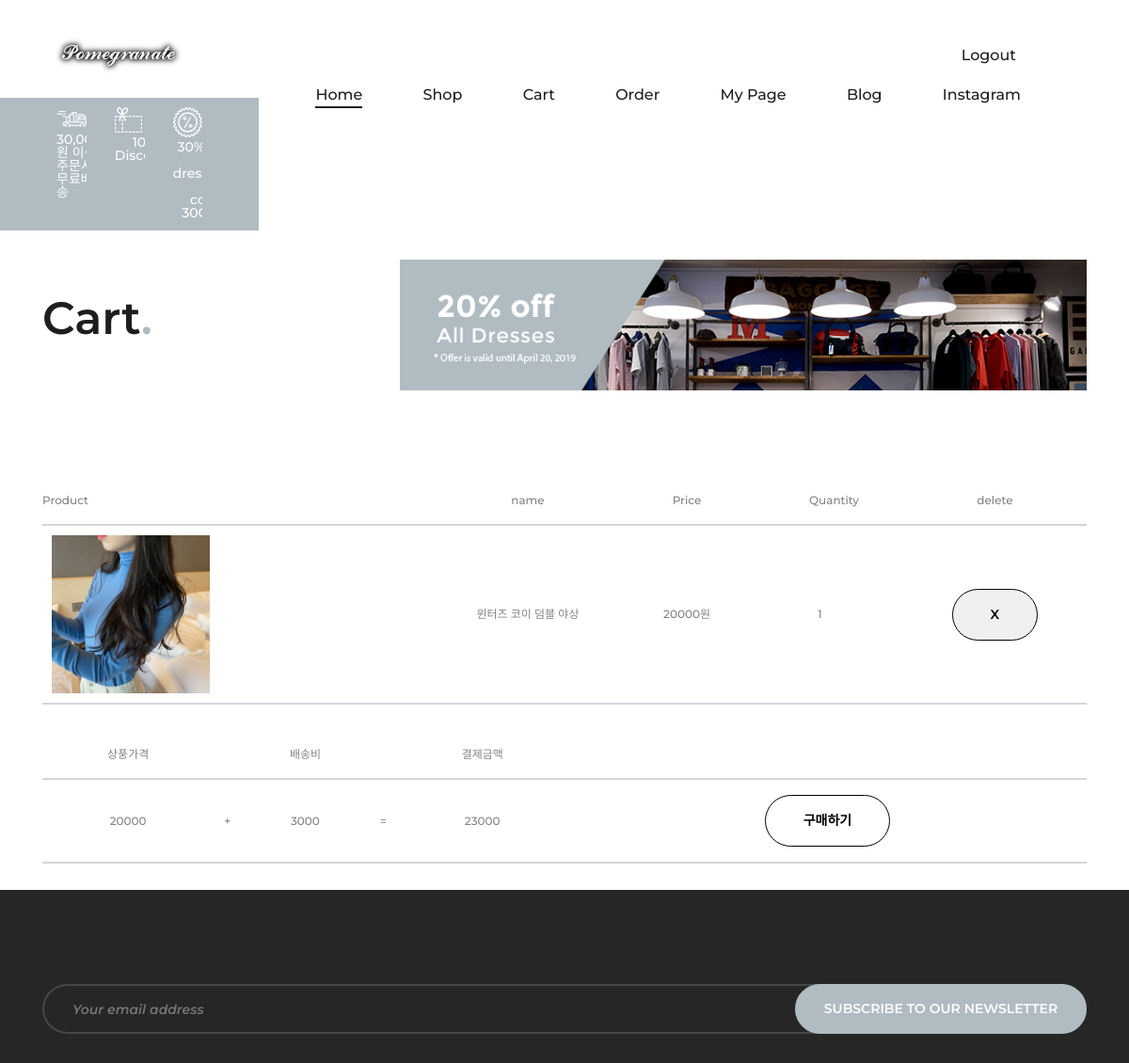
Before: /cart/1/ (upper part) with the older database file.
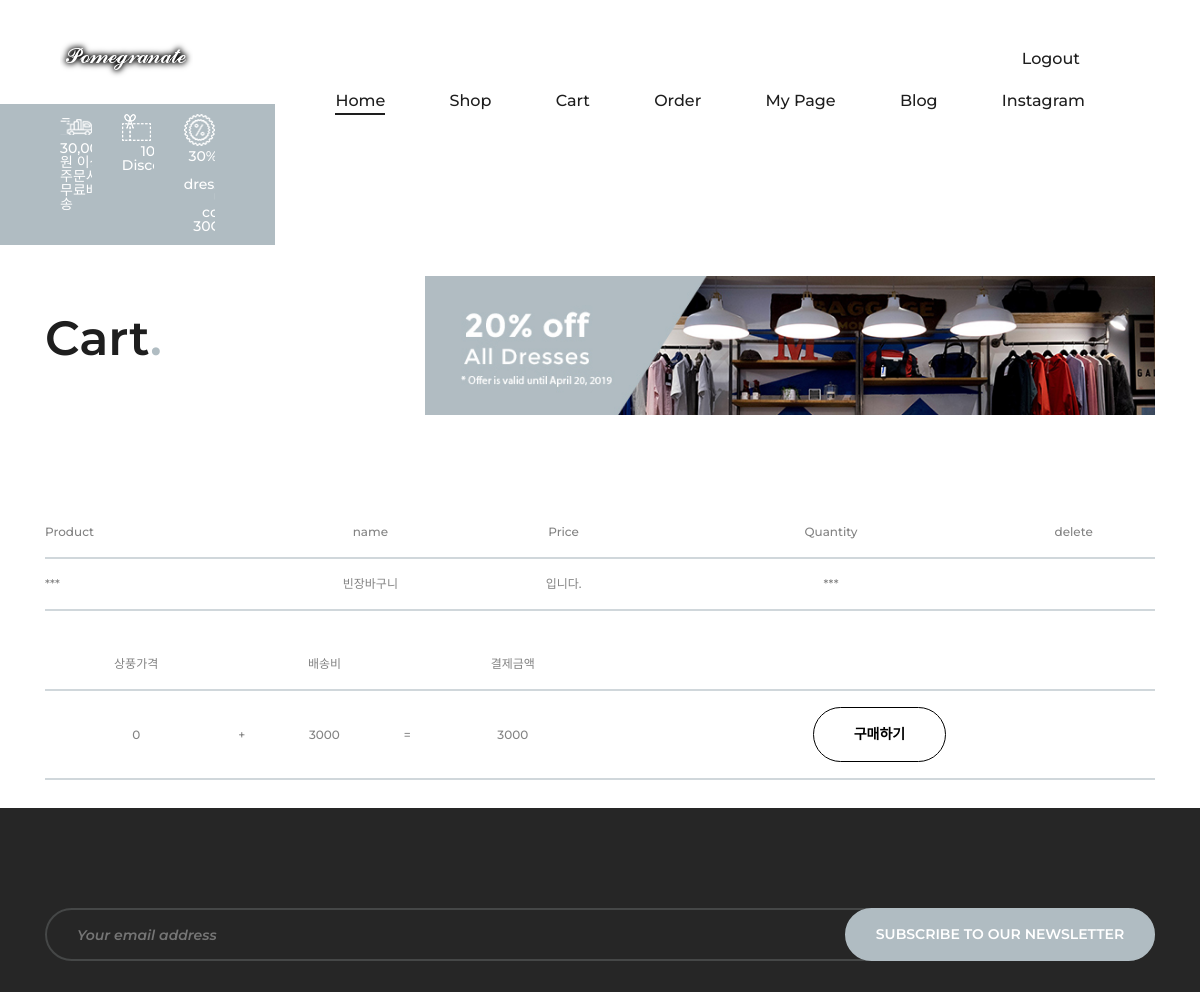
After: the same page with the newer database file.
### shopping/models.py (models this page shows, shortened)
class Cart(models.Model):
    user = models.ForeignKey(User, on_delete=models.CASCADE, related_name='user')
    products = models.ForeignKey(Product, on_delete=models.CASCADE, related_name='wish_product', blank=True)
    quantity = models.IntegerField(default=1)

class Product(models.Model):
    name = models.CharField(max_length=255)
    category = models.ForeignKey(Category, on_delete=models.CASCADE, related_name='product_category')
    image = models.ImageField(upload_to='photos')
    price = models.IntegerField()
    price_text = models.TextField(default="")
    fabric = models.TextField(default="")
    size = models.TextField(default="")
    color = models.TextField(default="")
    quantity = models.IntegerField(default=99)
    description = models.TextField()
    pub_date = models.DateTimeField(auto_now_add = True)
    hit = models.IntegerField(default=0)
    class Meta:
        ordering = ('-pub_date',)

### shopping/views.py (the view)
# urls.py: path('cart/<int:pk>/', cart, name='cart'),
def cart(request, pk):
    categories = Category.objects.all()
    user = User.objects.get(pk=pk)
    cart = Cart.objects.filter(user=user)
    total_price = 0
    for product in cart:
        for i in range(0,product.quantity):
            total_price += product.products.price
    paginator = Paginator(cart, 10)
    page = request.GET.get('page')
    total_price2 = total_price + 3000
    try:
        cart = paginator.page(page)
    except PageNotAnInteger:
        cart = paginator.page(1)
    except EmptyPage:
        cart = paginator.page(paginator.num_pages)
    context = {'user': user, 'cart': cart, 'categories': categories, 'total_price':total_price, 'total_price2':total_price2, }
    return render(request, 'shop/cart.html', context)

### shopping/templates/shop/cart.html (shortened to what this page needs)
{% extends "shop/../account/base.html" %}
{% load static %}
{% block content %}
<section class="page-add">
    <div class="container">
        <div class="row">
            <div class="col-lg-4">
                <div class="page-breadcrumb">
                    <h2>Cart<span>.</span></h2>
                </div>
            </div>
            <div class="col-lg-8">
                <img src="{% static 'shop/images/add.jpg' %}" alt="">
            </div>
        </div>
    </div>
</section>
<div class="cart-page">
    <div class="container">
        <div class="cart-table">
            <table>
                <thead>
                    <tr>
                        <th class="product-h">Product</th>
                        <th>name</th>
                        <th>Price</th>
                        <th class="quan">Quantity</th>
                        <th>delete</th>
                    </tr>
                </thead>
                {% if total_price == 0 %}
                <thead>
                    <tr>
                        <th class="product-h">***</th>
                        <th>빈장바구니</th>
                        <th>입니다.</th>
                        <th class="quan">***</th>
                        <th></th>
                    </tr>
                </thead>
                {% else %}
                <form action="{% url 'shopping:delete_cart' user.pk %}" method="POST">
                    {% for product in cart %}
                    <thead>
                        <tr>
                            <th class="product-col">
                                <a>
                                    <img src="{{ product.products.image.url}}" alt="">
                                </a>
                            </th>
                            <th >
                                {{ product.products.name }}
                            </th>
                            <th >{{ product.products.price }}원</th>
                            <th >{{ product.quantity }}</th>
                            <th >
                                <button class="primary-btn chechout-btn">x</button>
                            </th>
                        </tr>
                    </thead>
                    {% endfor%}
                </form>
                {% endif %}
            </table>
        </div>
    </div>
    <div class="cart-page">
        <div class="container">
            <div class="cart-table">
                <table>
                    <thead>
                        <tr>
                            <th >상풍가격</th>
                            <th></th>
                            <th>배송비</th>
                            <th></th>
                            <th >결제금액</th>
                        </tr>
                    </thead>
                    <thead>
                        <tr>
                            <th >
                                {{ total_price}}
                            </th>
                            <th>
                                +
                            </th>
                            {% if total_price > 30000 %}
                            <th >
                                0
                            </th>
                            {% else %}
                            <th >
                                3000
                            </th>
                            {% endif %}
                            <th >=</th>
                            {% if total_price > 30000 %}
                            <th >
                                {{total_price}}
                            </th>
                            {% else %}
                            <th >
                                {{total_price2}}
                            </th>
                            {% endif %}
                            <th >
                                <a class="primary-btn chechout-btn" href="{% url 'shopping:order_list' user.pk %}">구매하기</a>
                            </th>
                        </tr>
                    </thead>
                </table>
            </div>
        </div>
    </div>
</div>
{% endblock content %}

Changed rows visible on the page:
removed Cart: products.image (picture), products.name "윈터즈 코이 덤블 야상", products.price "20000", quantity "1"
Other visible differences:
{{ total_price }}: "20000" → "0"
{{ total_price2 }}: "23000" → "3000"
text now shown: "*** 빈장바구니 입니다. ***"
